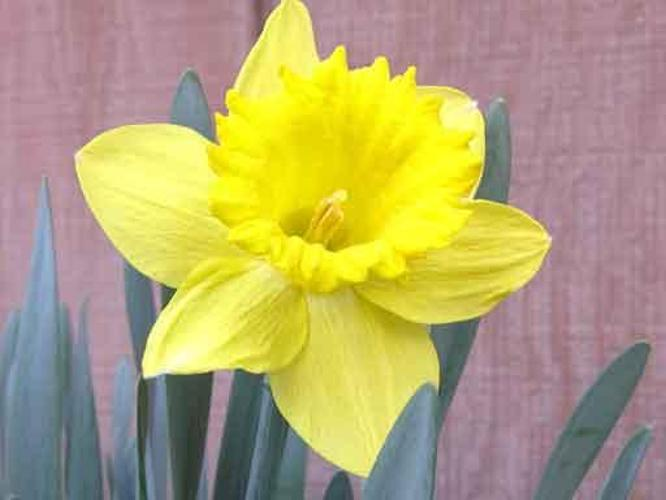
#> input picture source/p1/image_0004.jpg, 666 x 500 px, found by its file name; its folder holds only this picture in this run
$ python change.py
#> lines starting #> are read from the running program, lines starting #| are printed output that depends on the picture
#!/usr/bin/env python
# -*- coding: utf-8 -*-
# @Time    : 18-4-22 下午5:37
# @Author  : Aries
# @Site    :
# @File    : change.py
# @Software: PyCharm
from PIL import Image
import numpy as np
import cv2
import os
#改变图片大小
def convertjpg( ):
    a = os.listdir('test_image')
    for img in a:
        img_path = 'test_image/'+ img
        save_path = 'test_image/' + img
        img=Image.open(img_path)
        try:
            new_img=img.resize((128,128),Image.BILINEAR)
            new_img.save(save_path)
        except Exception as e:
            print(e)

#前景提取
def cutimage(path,savepath):
#> called with path = 'source/p1/image_0004.jpg', savepath = 'image/p1/image_0004.jpg'
    img = cv2.imread(path)
#> img is the input picture: shape (500, 666, 3); mean B, G, R 113.4, 165.4, 178.9
    mask = np.zeros(img.shape[:2],np.uint8)

    bgdModel = np.zeros((1,65),np.float64)

    fgdModel = np.zeros((1,65),np.float64)

    rect = (100,100,500,490)
#img：待分割的源图像，必须是8位3通道（CV_8UC3）图像，在处理的过程中不会被修改；
#mask：掩码图像，如果使用掩码进行初始化，那么mask保存初始化掩码信息；在执行分割的时候，
# 也可以将用户交互所设定的前景与背景保存到mask中，然后再传入,rabCut函数；在处理结束之后，mask中会保存结果
#rect：用于限定需要进行分割的图像范围，只有该矩形窗口内的图像才被认为可能是前景GCD_PR_FGD，矩形外的被认为是背景GCD_BGD。
# iterCount：迭代次数；
# mode：用于指示grabCut函数进行什么操作，可选的值有：
#                    GC_INIT_WITH_RECT（=0），用矩形窗初始化GrabCut；
#                    GC_INIT_WITH_MASK（=1），用掩码图像初始化GrabCut；
#                    GC_EVAL（=2），执行分割。
    cv2.grabCut(img,mask,rect,bgdModel,fgdModel,5,cv2.GC_INIT_WITH_RECT)
    mask2 = np.where((mask==2)|(mask==0),0,1).astype('uint8')

    img2 = img*mask2[:,:,np.newaxis]
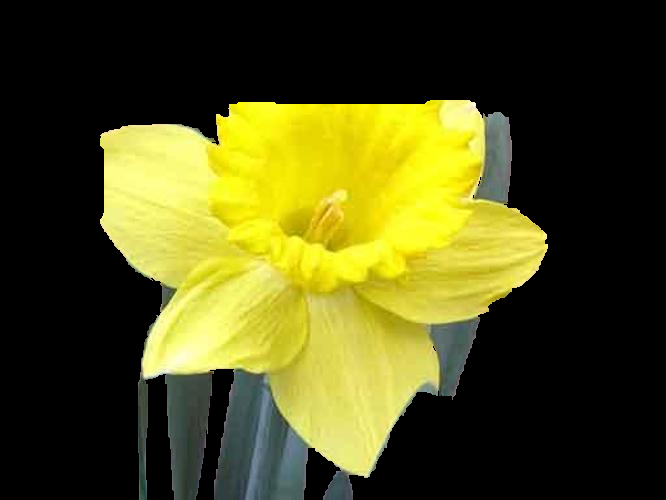
#> img2: shape (500, 666, 3); mean B, G, R 25.5, 77.7, 79
    cv2.imwrite(savepath, img2)
    cv2.waitKey(0)

def delimage():
    a = os.listdir('source')
    for list in range(0, len(a)):
        pth = os.listdir('source/' + a[list])
        for img in pth:
            img_path='source/' + a[list]+'/'+img
            save_path='image/' + a[list]+'/'+img
            cutimage(img_path,save_path)
#> pass 2 of the loop in delimage, `for list in range(0, len(a)):`:
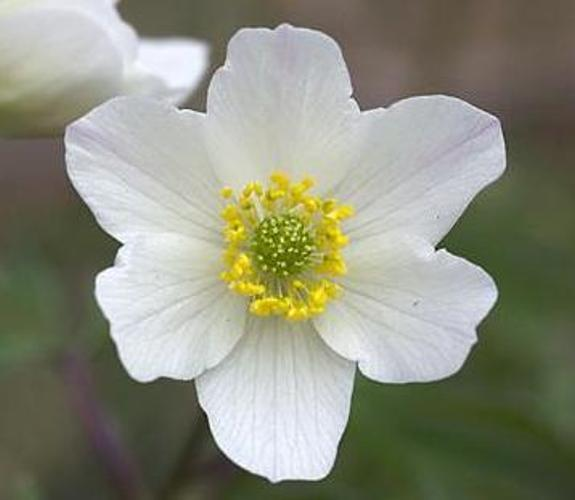
#> input picture source/p10/image_1202.jpg, 575 x 500 px, found by its file name
#> in cutimage, img is the input picture: shape (500, 575, 3); mean B, G, R 124.7, 141.8, 139.9
#> in cutimage (call 2), `img2 = img*mask2[:,:,np.newaxis]`:
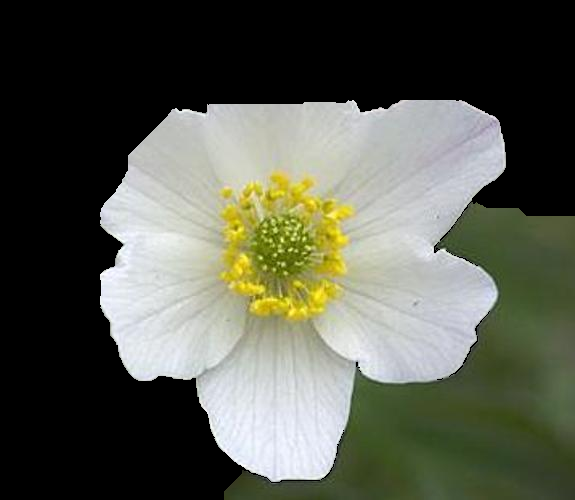
#> img2: shape (500, 575, 3); mean B, G, R 78.4, 90.7, 87.9
delimage()
